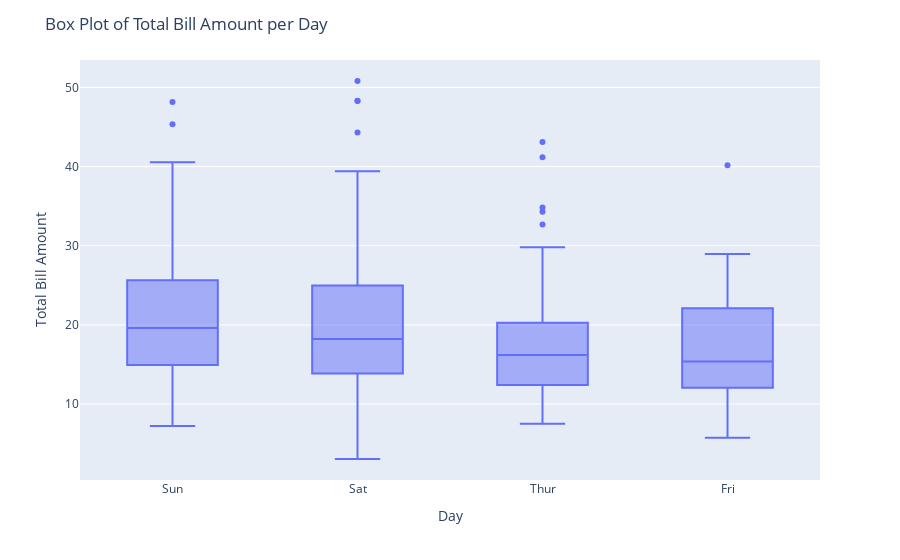

Write notebook code for a chart like this one.
### Code cell
fig = px.box(tips,x='day',y='total_bill')
fig.update_layout(title="Box Plot of Total Bill Amount per Day",xaxis_title="Day",yaxis_title="Total Bill Amount")
fig.show()

### Figure 1 — Plotly figure (JSON) as saved in the notebook; plotly's stock layout.template omitted (floating-point values rounded to 4 significant figures; data arrays with more than 128 entries replaced by an {"elided": "..."} marker saying what was removed)
{"data": [{"alignmentgroup": "True", "hovertemplate": "day=%{x}<br>total_bill=%{y}<extra></extra>", "legendgroup": "", "marker": {"color": "#636efa"}, "name": "", "notched": false, "offsetgroup": "", "orientation": "v", "showlegend": false, "type": "box", "x": {"elided": "244 str values"}, "x0": " ", "xaxis": "x", "y": {"elided": "244 float values"}, "y0": " ", "yaxis": "y"}], "layout": {"autosize": true, "boxmode": "group", "legend": {"tracegroupgap": 0}, "margin": {"t": 60}, "title": {"text": "Box Plot of Total Bill Amount per Day"}, "xaxis": {"anchor": "y", "autorange": true, "domain": [0, 1], "range": [-0.5, 3.5], "title": {"text": "Day"}, "type": "category"}, "yaxis": {"anchor": "x", "autorange": true, "domain": [0, 1], "range": [0.4178, 53.46], "title": {"text": "Total Bill Amount"}, "type": "linear"}}}
